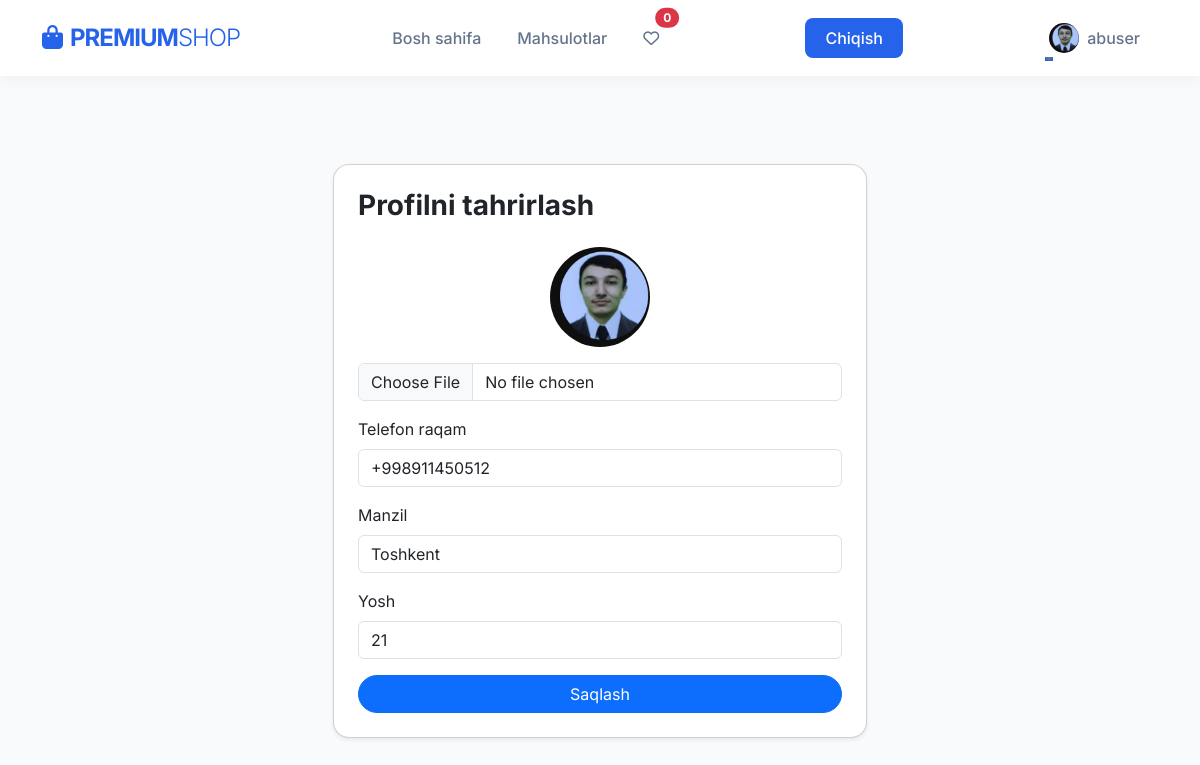
/users/profile/edit/ (signed in), run on the app's committed database.
### users/models.py (models this page shows, shortened)
class User(AbstractUser):
    USER_ROLES = (
        ("admin","Admin"),
        ("user","User"),
        ("seller","Seller")
    )
    phone = models.CharField(max_length=13, null=True, blank=True)
    image = models.ImageField(upload_to="user_images/",null=True, blank=True)
    address = models.CharField(max_length=50, null=True, blank=True)
    age = models.IntegerField(null=True, blank=True)
    balance = models.DecimalField(max_digits=10, decimal_places=2, null=True, blank=True, default=0.00)
    role = models.CharField(max_length=10, choices=USER_ROLES, default="user")

### users/views.py (the view, shortened to what this page needs)
# urls.py: path('profile/edit/', views.ProfileEditView.as_view(), name='profile_edit'),
class ProfileEditView(LoginRequiredMixin, View):
    def get(self, request):
        return render(request, 'auth/profile_update.html')

### templates/auth/profile_update.html (shortened to what this page needs)
{% extends 'base.html' %}
{% load static %}
{% block content %}
<div class="container mt-5">
    <div class="row justify-content-center">
        <div class="col-md-6">
            <div class="card shadow-sm rounded-4 p-4">
                <h3 class="fw-bold mb-4">Profilni tahrirlash</h3>
                <form method="post" enctype="multipart/form-data">
                    <div class="mb-3 text-center">
                        {% if user.image %}
                            <img src="{{ user.image.url }}" class="rounded-circle mb-2" style="width: 100px; height: 100px; object-fit: cover;">
                        {% endif %}
                        <input type="file" name="image" class="form-control mt-2">
                    </div>
                    <div class="mb-3">
                        <label class="form-label">Telefon raqam</label>
                        <input type="text" name="phone" class="form-control" value="{{ user.phone|default:'' }}">
                    </div>
                    <div class="mb-3">
                        <label class="form-label">Manzil</label>
                        <input type="text" name="address" class="form-control" value="{{ user.address|default:'' }}">
                    </div>
                    <div class="mb-3">
                        <label class="form-label">Yosh</label>
                        <input type="number" name="age" class="form-control" value="{{ user.age|default:'' }}">
                    </div>
                    <button type="submit" class="btn btn-primary w-100 rounded-pill">Saqlash</button>
                </form>
            </div>
        </div>
    </div>
</div>
{% endblock %}

### templates/base.html (shortened to what this page needs)
<!DOCTYPE html>
{% load static %}
<html lang="uz">
<head>
    <link href="https://cdn.jsdelivr.net/npm/bootstrap@5.3.2/dist/css/bootstrap.min.css" rel="stylesheet">
    <link rel="stylesheet" href="https://cdnjs.cloudflare.com/ajax/libs/font-awesome/6.4.0/css/all.min.css">
</head>
<body>
    <header class="sticky-top">
        <nav class="navbar navbar-expand-lg navbar-light">
            <div class="container">
                <a class="navbar-brand" href="{% url 'home' %}">
                    <i class="fas fa-shopping-bag me-2"></i>PREMIUM<span class="fw-light">SHOP</span>
                </a>
                <div class="collapse navbar-collapse" id="navbarNav">
                    <ul class="navbar-nav mx-auto">
                        <li class="nav-item"><a class="nav-link" href="{% url 'home' %}">Bosh sahifa</a></li>
                        <li class="nav-item"><a class="nav-link" href="{% url 'products' %}">Mahsulotlar</a></li>
                        {% if user.is_authenticated %}
                        <li>
                            <a href="{% url 'wishlist' %}" class="nav-link position-relative">
                                <i class="far fa-heart"></i>
                                <span class="position-absolute top-0 start-100 translate-middle badge rounded-pill bg-danger">
                                    {{ request.user.wishlist.count }}
                                </span>
                            </a>
                        </li>
                        {% endif %}
                    </ul>
                    <ul class="navbar-nav">
                        <li class="nav-item"><a class="nav-link nav-btn" href="{% url 'logout' %}">Chiqish</a></li>
                    </ul>
                    <ul class="navbar-nav ms-auto">
                        {% if user.is_authenticated %}
                            <li class="nav-item dropdown">
                                <a class="nav-link dropdown-toggle d-flex align-items-center" href="#" id="navbarDropdown" role="button" data-bs-toggle="dropdown" aria-expanded="false">
                                    {% if user.image %}
                                        <img src="{{ user.image.url }}" alt="Profile" class="rounded-circle me-2" style="width: 30px; height: 30px; object-fit: cover;">
                                    {% else %}
                                        <i class="fas fa-user-circle fa-lg me-2"></i>
                                    {% endif %}
                                    {{ user.username }}
                                </a>
                            </li>
                        {% endif %}
                    </ul>
                </div>
            </div>
        </nav>
    </header>
    <main class="container">
        {% block content %}{% endblock %}
    </main>
</body>
</html>

### templates/base.html (style rules this page uses)
:root { --primary-color: #2563eb; --secondary-color: #64748b; --dark-bg: #0f172a; --light-bg: #f8fafc; --text-main: #1e293b; }
body { font-family: 'Inter', sans-serif; background-color: var(--light-bg); color: var(--text-main); margin: 0; display: flex; flex-direction: column; min-height: 100vh; }
.navbar { background-color: rgba(255, 255, 255, 0.95); backdrop-filter: blur(10px); box-shadow: 0 2px 15px rgba(0,0,0,0.05); padding: 15px 0; transition: all 0.3s; }
.navbar-brand { font-weight: 700; font-size: 1.5rem; color: var(--primary-color) !important; letter-spacing: -1px; }
.nav-link { font-weight: 500; color: var(--secondary-color) !important; margin: 0 10px; position: relative; transition: 0.3s; }
.nav-link::after { content: ''; position: absolute; width: 0; height: 2px; bottom: 0; left: 0; background-color: var(--primary-color); transition: width 0.3s; }
.nav-btn { background-color: var(--primary-color); color: white !important; border-radius: 8px; padding: 8px 20px !important; margin-left: 10px; }
main { flex: 1; padding: 40px 0; animation: fadeIn 0.8s ease-in-out; }

### data on the page
User: user.wishlist.count "0", image (picture), username "abuser", phone "+998911450512", address "Toshkent", age "21"
